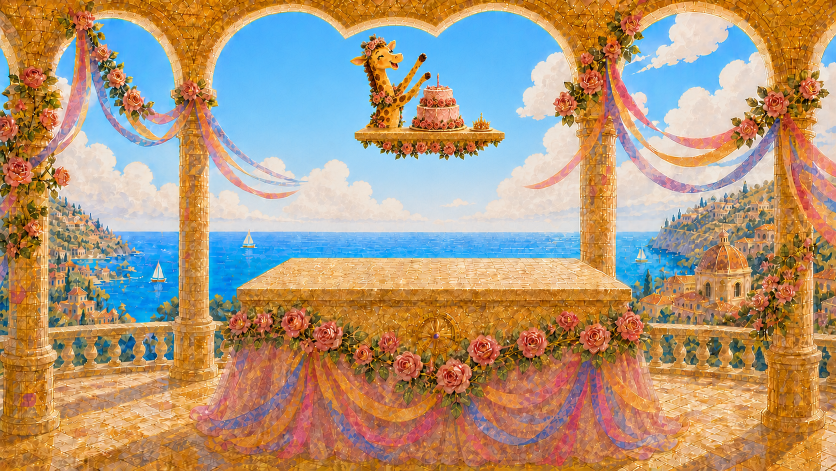
#> input picture art-source/opening-storybook/celebration-preparations.png, 1672 x 941 px, given in place of gpt-image-2-far-layer.png, which was not available (shown at 1/2 size)
$ python composite-bakeoff.py
#> lines starting #> are read from the running program, lines starting #| are printed output that depends on the picture; pictures that were not available may be replaced by others from this repository, and a replacement may not be noted
import os
from PIL import Image

REPO_ROOT = os.path.abspath(os.path.join(os.path.dirname(__file__), "..", "..", ".."))
DIR = os.path.join(REPO_ROOT, "shared", "edition", "source-media", "garden", "bake-off")
STAGE_WIDTH = 1280
STAGE_HEIGHT = 720
GROUND_Y = 560

entrants = [
    {
        "name": "gpt-image-2",
        "label": "OpenAI gpt-image-2",
        "far": os.path.join(DIR, "gpt-image-2-far-layer.png"),
        "arch": os.path.join(DIR, "gpt-image-2-arch-cluster.png"),
        "bush": os.path.join(DIR, "gpt-image-2-rose-bush.png"),
        "composite": os.path.join(DIR, "composite-gpt-image-2.png"),
    },
    {
        "name": "recraft",
        "label": "Recraft V4 Styles",
        "far": os.path.join(DIR, "recraft-far-layer.png"),
        "arch": os.path.join(DIR, "recraft-arch-cluster.png"),
        "bush": os.path.join(DIR, "recraft-rose-bush.png"),
        "composite": os.path.join(DIR, "composite-recraft.png"),
    },
    {
        "name": "flux-2-pro",
        "label": "FLUX-2 Pro (fal.ai + rembg)",
        "far": os.path.join(DIR, "flux-2-pro-far-layer.png"),
        "arch": os.path.join(DIR, "flux-2-pro-arch-cluster.png"),
        "bush": os.path.join(DIR, "flux-2-pro-rose-bush.png"),
        "composite": os.path.join(DIR, "composite-flux-2-pro.png"),
    }
]

frames = []

for entrant in entrants:
    # 1. Base frame 1280x720
    frame = Image.new("RGBA", (STAGE_WIDTH, STAGE_HEIGHT), (255, 255, 255, 255))
#> frame: PIL image 1280x720 RGBA; every value is 255

    # 2. Far layer fitted to cover 1280x720 maintaining aspect ratio (center-cropped slice of panorama)
    far_img = Image.open(entrant["far"]).convert("RGBA")
    far_w, far_h = far_img.size
#> far_w = 1672; far_h = 941
    scale = max(STAGE_WIDTH / far_w, STAGE_HEIGHT / far_h)
#> scale = 0.766
    scaled_w = int(round(far_w * scale))
#> scaled_w = 1280
    scaled_h = int(round(far_h * scale))
#> scaled_h = 720
    far_resized = far_img.resize((scaled_w, scaled_h), Image.Resampling.LANCZOS)
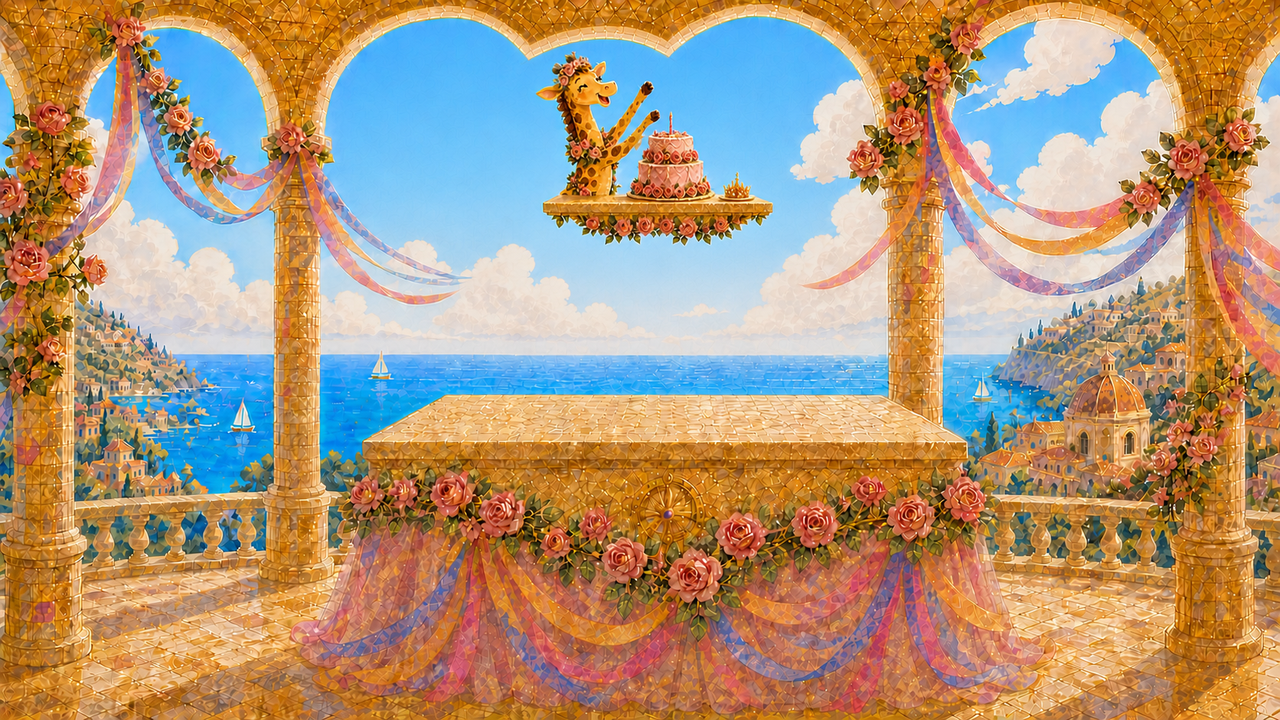
#> far_resized: PIL image 1280x720 RGBA; mean R, G, B, A 175.3, 149.9, 122.4, 255
    crop_x = (scaled_w - STAGE_WIDTH) // 2
#> crop_x = 0
    crop_y = (scaled_h - STAGE_HEIGHT) // 2
#> crop_y = 0
    far_cropped = far_resized.crop((crop_x, crop_y, crop_x + STAGE_WIDTH, crop_y + STAGE_HEIGHT))
    frame.paste(far_cropped, (0, 0))

    # 3. Arch cluster Set Piece scaled to Stage width (1280), keeping aspect ratio
    arch_img = Image.open(entrant["arch"]).convert("RGBA")
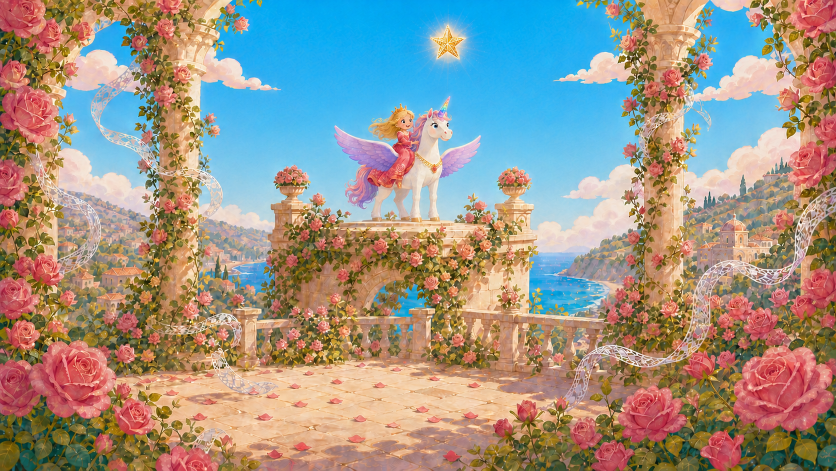
#> input picture art-source/opening-storybook/rosi-stella-departure.png, 1672 x 941 px, given in place of gpt-image-2-arch-cluster.png, which was not available (shown at 1/2 size)
    arch_w, arch_h = arch_img.size
#> arch_w = 1672; arch_h = 941
    arch_scaled_w = STAGE_WIDTH
    arch_scaled_h = int(round(STAGE_WIDTH * (arch_h / arch_w)))
#> arch_scaled_h = 720
    arch_resized = arch_img.resize((arch_scaled_w, arch_scaled_h), Image.Resampling.LANCZOS)
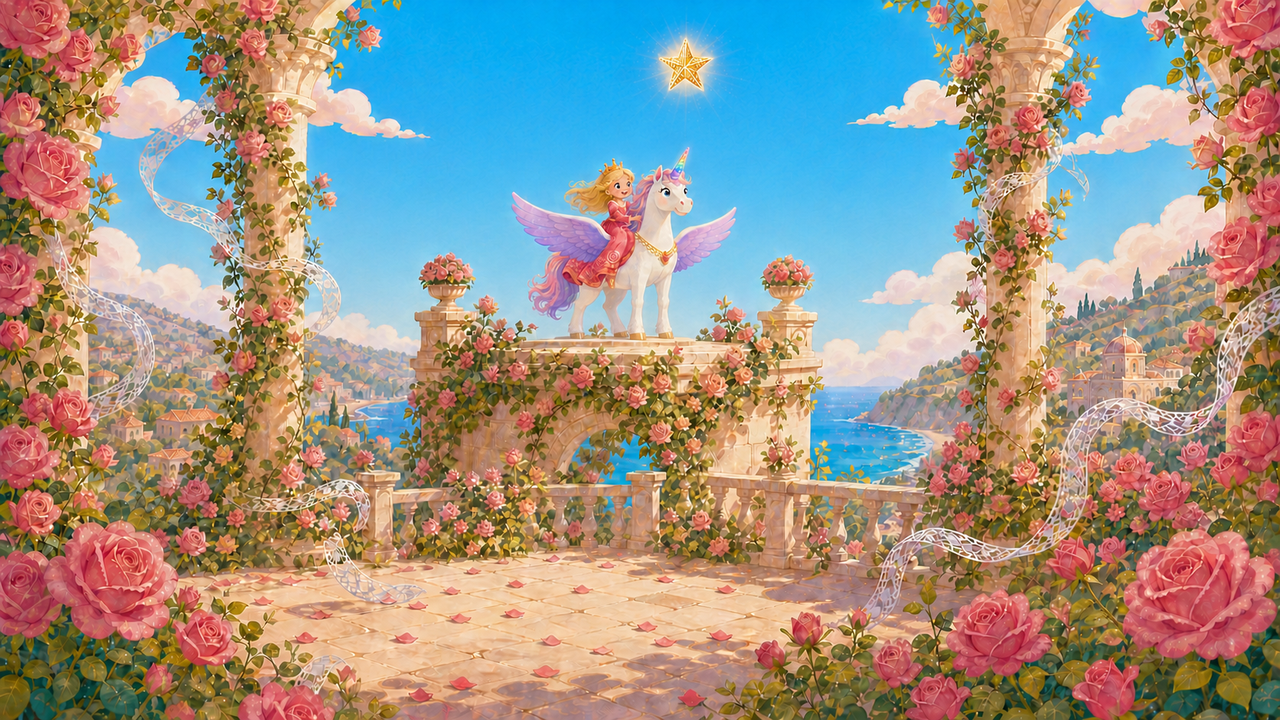
#> arch_resized: PIL image 1280x720 RGBA; mean R, G, B, A 155.4, 147.8, 137, 255
    # Position arch so its base aligns comfortably with ground or lower midground
    arch_y = max(0, min(GROUND_Y - arch_scaled_h + 40, STAGE_HEIGHT - arch_scaled_h))
#> arch_y = 0
    frame.paste(arch_resized, (0, arch_y), mask=arch_resized)

    # 4. Rose bush obstacle cutout on Storybook Ground (y = 560)
    bush_img = Image.open(entrant["bush"]).convert("RGBA")
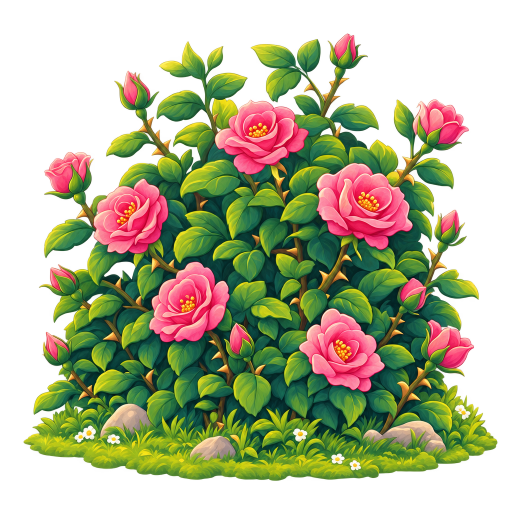
#> input picture shared/edition/source-media/garden/bake-off/gpt-image-2-rose-bush.png, 1024 x 1024 px (shown at 1/2 size)
#> bush_img is the input picture: PIL image 1024x1024 RGBA; mean R, G, B, A 106.8, 108.5, 52.2, 140.8
    bush_w, bush_h = bush_img.size
#> bush_w = 1024; bush_h = 1024
    bush_target_h = 140
    bush_target_w = int(round(bush_target_h * (bush_w / bush_h)))
#> bush_target_w = 140
    bush_resized = bush_img.resize((bush_target_w, bush_target_h), Image.Resampling.LANCZOS)
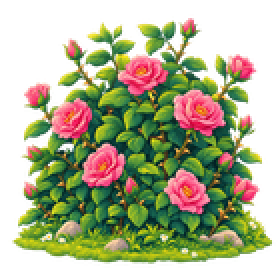
#> bush_resized: PIL image 140x140 RGBA (shown 2 times larger); mean R, G, B, A 74.6, 78.2, 40, 140.9; transparent parts drawn white
    # Bottom of bush sits exactly on Storybook Ground (y = 560)
    bush_x = int(round(STAGE_WIDTH * 0.65))
    bush_y = GROUND_Y - bush_target_h
    frame.paste(bush_resized, (bush_x, bush_y), mask=bush_resized)

    # Save individual composite frame (unobscured Stage view)
    frame.save(entrant["composite"], "PNG")
    print(f"Saved {entrant['composite']}")
    frames.append(frame)
#> pass 2 of the loop `for entrant in entrants:`:
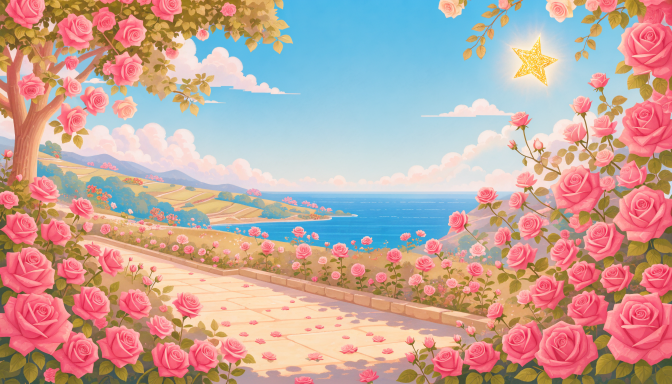
#> input picture shared/edition/source-media/garden/bake-off/recraft-far-layer.png, 1344 x 768 px (shown at 1/2 size)
#> far_img: PIL image 1344x768 RGBA
#> far_resized: PIL image 1280x731 RGBA
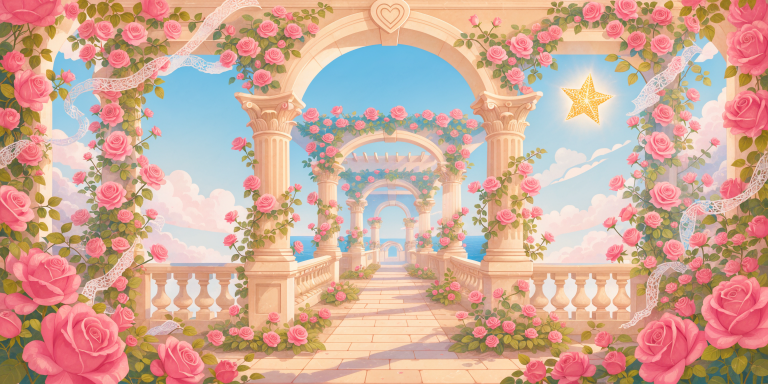
#> input picture shared/edition/source-media/garden/bake-off/recraft-arch-cluster.png, 1536 x 768 px (shown at 1/2 size)
#> arch_img is the input picture: PIL image 1536x768 RGBA; mean R, G, B, A 207.4, 169.2, 152.8, 254.9
#> arch_resized: PIL image 1280x640 RGBA
#> `bush_resized = bush_img.resize((bush_target_w, bush_target_h), Image.R..`:
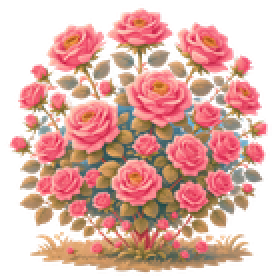
#> bush_resized: PIL image 140x140 RGBA (shown 2 times larger); mean R, G, B, A 138.7, 90.4, 80.3, 146.9; transparent parts drawn white
#> (the run stopped early here; a loop or call above may not have finished)
